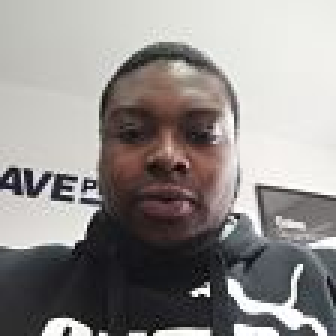
%> input picture Face Recognition/D.jpg, 112 x 112 px (shown 3 times larger)
$ octave seg.m   (GNU Octave 9; MATLAB toolbox functions it lacks are replaced by stand-ins)
%> lines starting %> are read from the running program, lines starting %| are printed output that depends on the picture; in (x1, y1, x2, y2) boxes, pixels count from 0 and x2, y2 are one past the last pixel; in counts of white or black regions, pixels touching at a corner belong together; the program's own positions count from 1
% This is a program for extracting objects from an image. Written for vehicle number plate segmentation and extraction
% Authors : Jeny Rajan, Chandrashekar P S
% U can use attached test image for testing
% input - give the image file name as input. eg :- car3.jpg
clc;
clear all;
%k=input('./D.jpg','s'); % input image; color image
im=imread('./D.jpg');
%> im is the input picture: size 112x112x3 uint8; mean R, G, B 146.2, 142.4, 140.4
im1=rgb2gray(im);
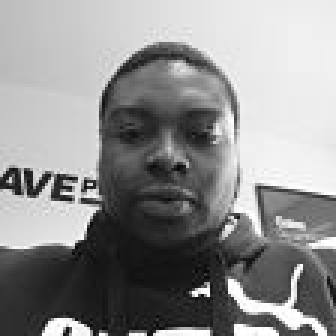
%> im1: size 112x112 uint8 (shown 3 times larger); min 4, max 255, mean 143.3
im1=medfilt2(im1,[3 3]); %Median filtering the image to remove noise%
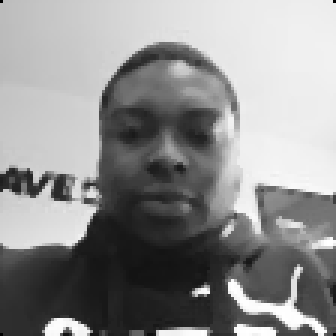
%> im1: size 112x112 uint8 (shown 3 times larger); min 0, max 255, mean 143
BW = edge(im1,'sobel'); %finding edges
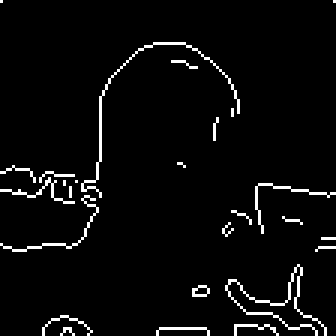
%> BW: size 112x112 logical (shown 3 times larger); 3.9% white in thin lines or dots
[imx,imy]=size(BW);
%> imx = 112; imy = 112
msk=[0 0 0 0 0;
     0 1 1 1 0;
     0 1 1 1 0;
     0 1 1 1 0;
     0 0 0 0 0;];
B=conv2(double(BW),double(msk)); %Smoothing  image to reduce the number of connected components
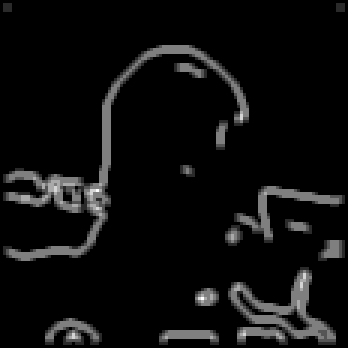
%> B: size 116x116 double (shown 3 times larger); min 0, max 6, mean 0.326; drawn with min black and max white
L = bwlabel(B,8);% Calculating connected components
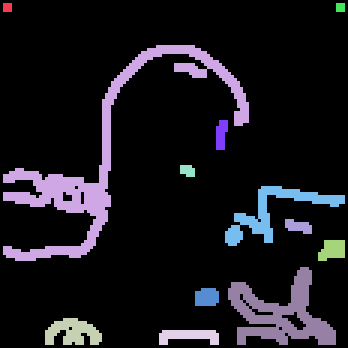
%> L: size 116x116 double (shown 3 times larger); 13 distinct labels, from 0 to 12; one colour per label, 0 black
mx=max(max(L))
%> mx = 12
% There will be mx connected components.Here U can give a value between 1 and mx for L or in a loop you can extract all connected components
% If you are using the attached car image, by giving 17,18,19,22,27,28 to L you can extract the number plate completely.
[r,c] = find(L==17);
%> r = []; c = []
rc = [r c];
%> rc = []
[sx sy]=size(rc);
%> sx = 0; sy = 2
n1=zeros(imx,imy);
for i=1:sx
    x1=rc(i,1);
    y1=rc(i,2);
    n1(x1,y1)=255;
end % Storing the extracted image in an array
%> this loop made 0 passes
%> n1: size 112x112 double; every value is 0
figure,imshow(im);
figure,imshow(im1);
figure,imshow(B);
%> after `imshow(B)`:
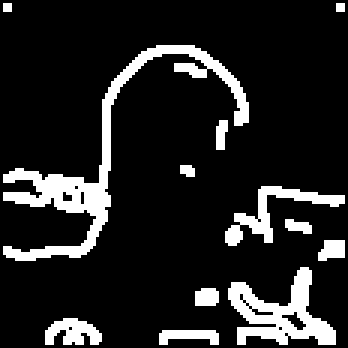
%> displayed picture: size 116x116, on the screen's scale of 0 to 255 (shown 3 times larger); 13.7% white; 12 white regions (3 under 20 px), largest, box (x1, y1, x2, y2) and area: (1, 15, 83, 87) 834, (76, 89, 112, 115) 422, (75, 62, 115, 82) 216
figure,imshow(n1,[]);

$ run again, with Face Recognition/class2.jpg copied over Face Recognition/D.jpg
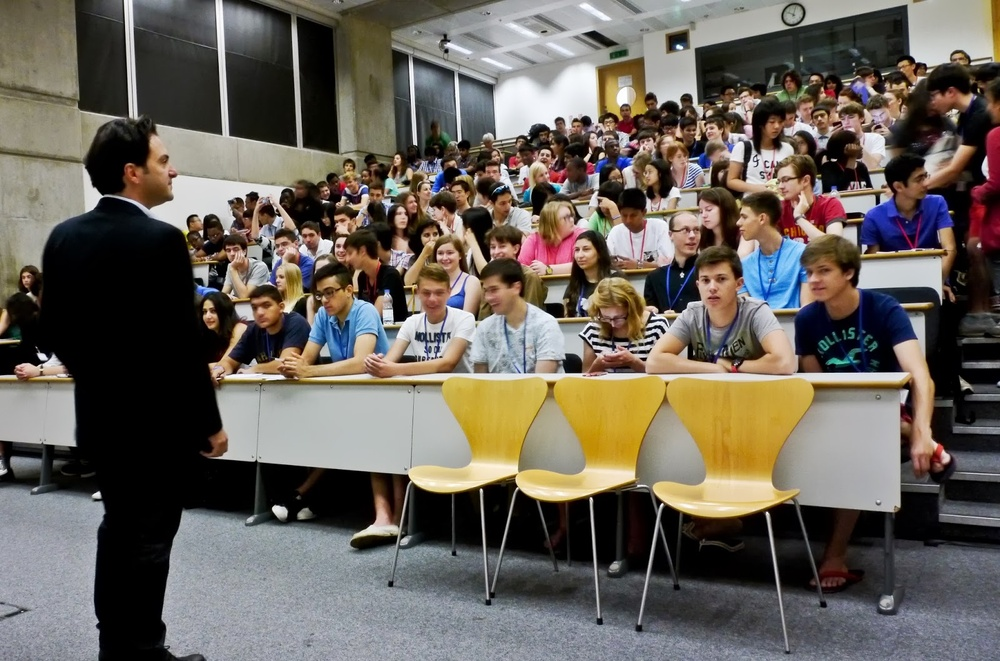
%> input picture Face Recognition/class2.jpg, 1000 x 661 px, shrunk from 1600 x 1057 before the run
%> im is the input picture: size 661x1000x3 uint8; mean R, G, B 104.8, 98.3, 90.5
%> BW: size 661x1000 logical; 3.3% white in thin lines or dots
%> `L = bwlabel(B,8);`:
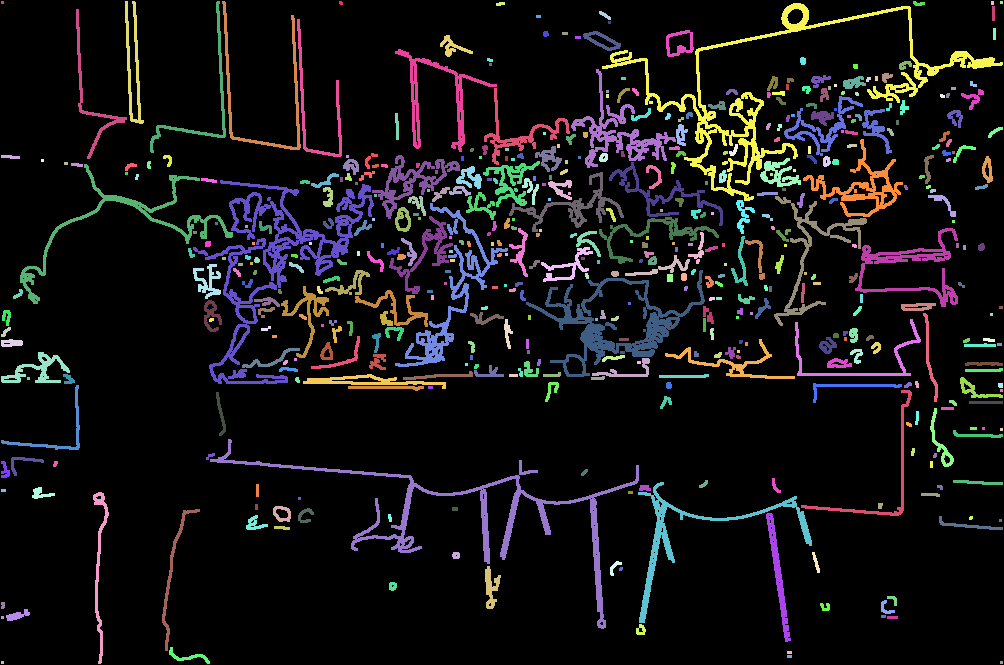
%> L: size 665x1004 double; 490 distinct labels, from 0 to 489; one colour per label, 0 black
%> mx = 489
%> r = [378; 379; 380; 378; 379; 380; 378; 379; 380]; c = [28; 28; 28; 29; 29; 29; 30; 30; 30]
%> rc = [378 28; 379 28; 380 28; 378 29; 379 29; 380 29; 378 30; 379 30; 380 30]
%> sx = 9; sy = 2
%> the loop `for i=1:sx` made 9 passes
%> (x1, y1) on passes 1 to 8: (378, 28), (379, 28), (380, 28), (378, 29), (379, 29), (380, 29), (378, 30), (379, 30)
%> `imshow(B)`:
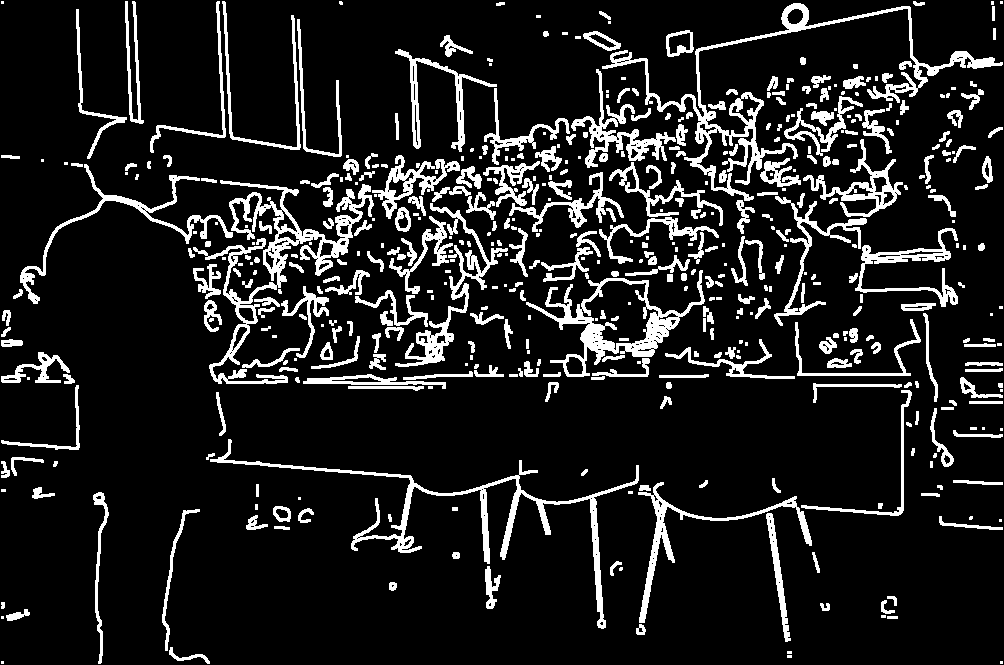
%> displayed picture: size 665x1004, on the screen's scale of 0 to 255; 12.3% white; 489 white regions (159 under 20 px), largest, box (x1, y1, x2, y2) and area: (602, 3, 1003, 201) 6070, (193, 180, 374, 384) 5794, (210, 439, 639, 629) 4607

$ run again, with Face Recognition/faceDetectionPic.jpg copied over Face Recognition/D.jpg
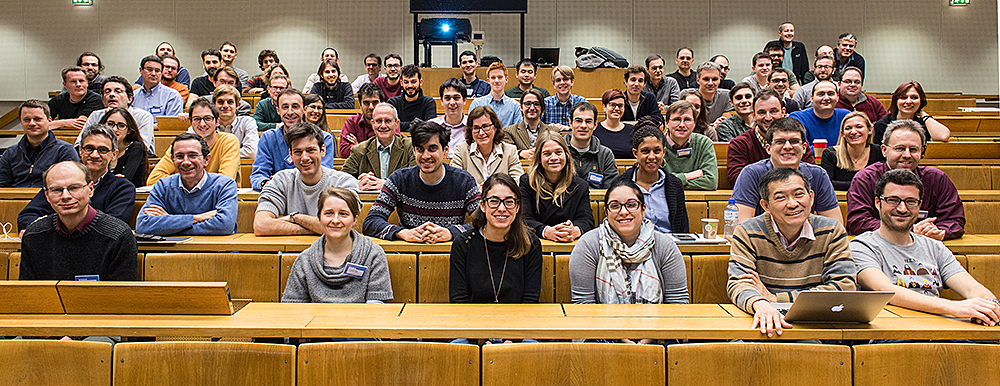
%> input picture Face Recognition/faceDetectionPic.jpg, 1000 x 386 px
%> im is the input picture: size 386x1000x3 uint8; mean R, G, B 140.4, 113.5, 85.4
%> BW: size 386x1000 logical; 4.8% white in thin lines or dots
%> `L = bwlabel(B,8);`:
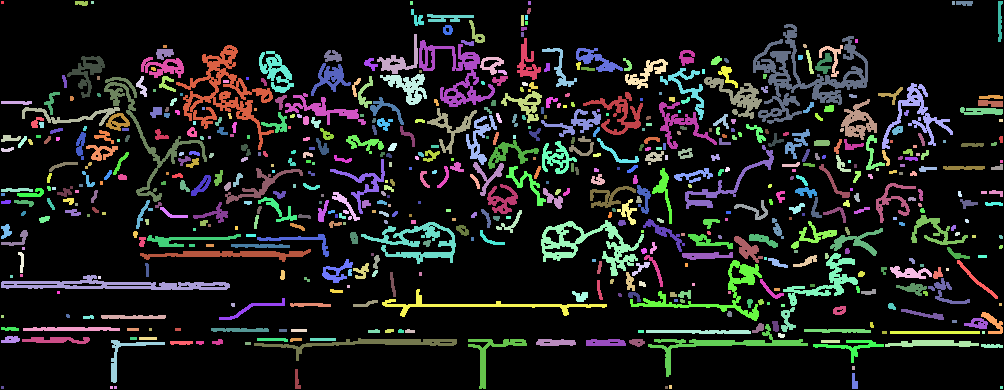
%> L: size 390x1004 double; 616 distinct labels, from 0 to 615; one colour per label, 0 black
%> mx = 615
%> r = 132 values from 189 to 197; c = 132 values from 18 to 44
%> rc = 132 rows, first 12: [194 18; 195 18; 196 18; 194 19; 195 19; 196 19; 194 20; 195 20; 196 20; 197 20; 194 21; 195 21]
%> sx = 132; sy = 2
%> the loop `for i=1:sx` made 132 passes
%> (x1, y1) on passes 1 to 8: (194, 18), (195, 18), (196, 18), (194, 19), (195, 19), (196, 19), (194, 20), (195, 20)
%> `imshow(B)`:
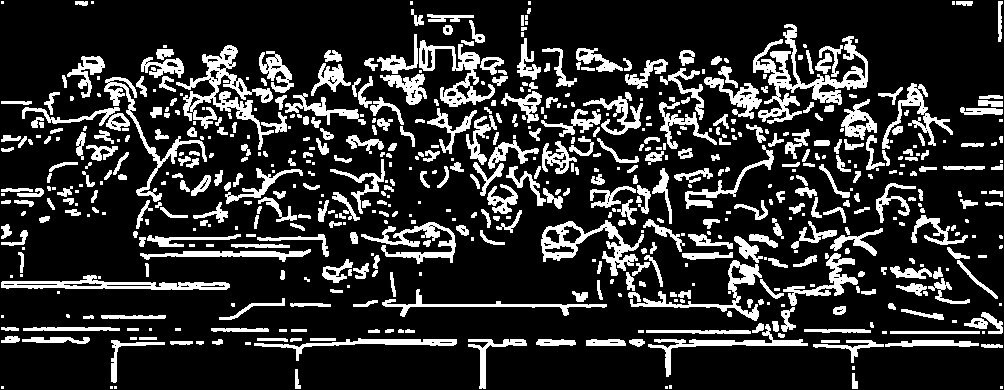
%> displayed picture: size 390x1004, on the screen's scale of 0 to 255; 18.5% white; 615 white regions (199 under 20 px), largest, box (x1, y1, x2, y2) and area: (753, 24, 868, 124) 3053, (176, 45, 274, 150) 2481, (541, 220, 644, 276) 1725
